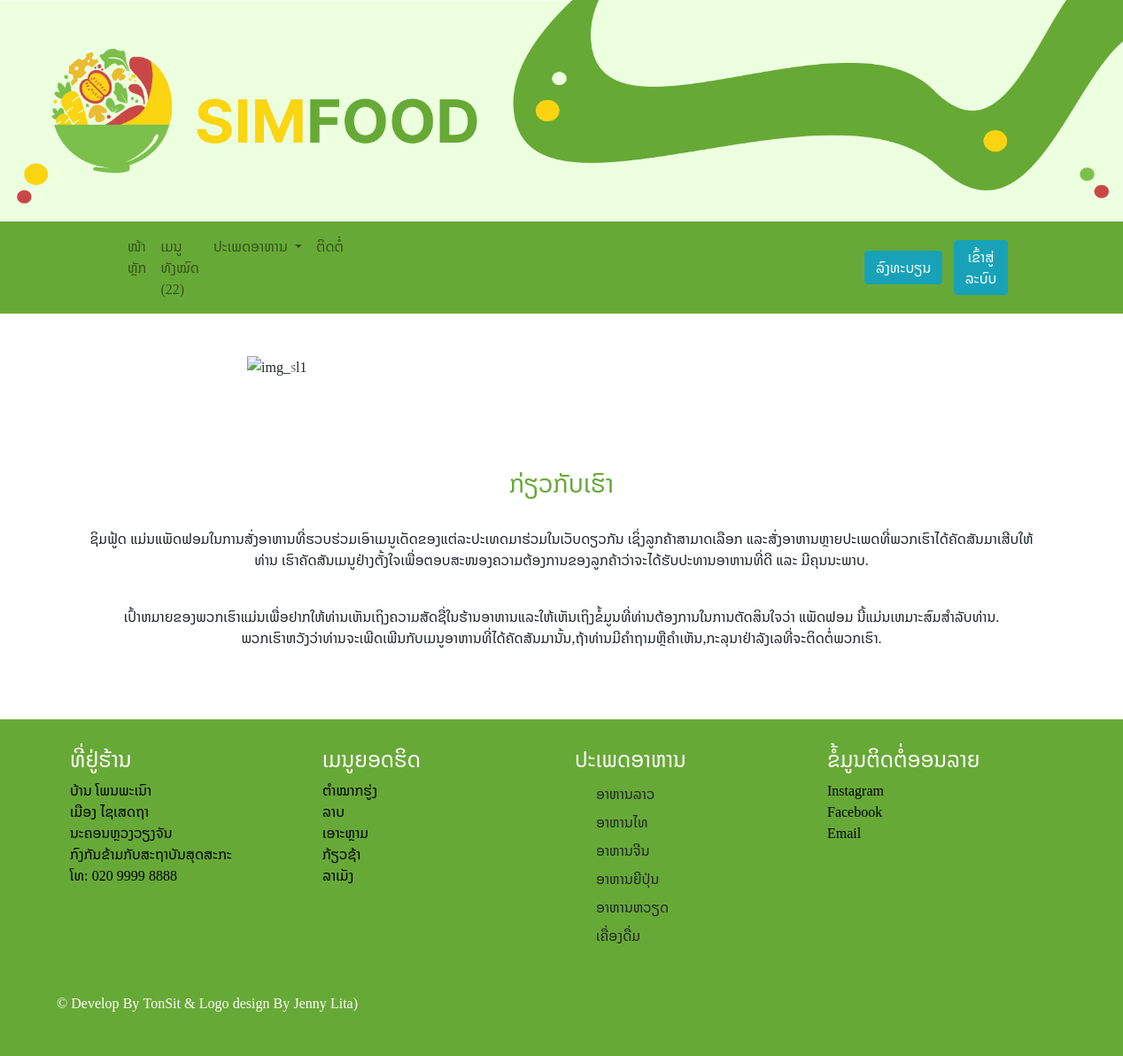
The page / on the database its author committed.
### simfood/models.py (models this page shows, shortened)
class Category(models.Model):
	catname = models.CharField(max_length=200,default='allmenu')

### simfood/views.py (the view)
# urls.py: 2. Add a URL to urlpatterns:  path('', Home.as_view(), name='home')
def Home(request):
	return render(request,'simfood/home.html')

### simfood/templatetags/custom_tags.py (called while the page is built)
@register.simple_tag
def show_allmenu():
	count = Allmenu.objects.count()
	return count

@register.inclusion_tag('simfood/allcategory.html')
def all_category():
	cats = Category.objects.all()
	return {'allcats': cats}

### simfood/template/simfood/home.html (shortened to what this page needs)
{% extends 'simfood/base.html' %}
{% load static %}
{% block content %}
<div class="container">
<div id="carouselExampleInterval" class="carousel slide" data-ride="carousel" style="width: 60%; height: 60%;">
  <div class="carousel-inner">
    <div class="carousel-item active" data-interval="10000">
      <img src="{% static 'slides/slide1.jpg' %}" class="d-block w-100" alt="img_sl1">
    </div>
  </div>
  <button class="carousel-control-prev" type="button" data-target="#carouselExampleInterval" data-slide="prev">
    <span class="carousel-control-prev-icon" aria-hidden="true"></span>
  </button>
  <button class="carousel-control-next" type="button" data-target="#carouselExampleInterval" data-slide="next">
    <span class="carousel-control-next-icon" aria-hidden="true"></span>
  </button>
</div>
</div>
<br>
<div class="text-center" style="padding: 40px; margin: 40px;">
    <h3 style="color: #67A936;">ກ່ຽວກັບເຮົາ</h3>
    <br>
    <p>ຊິມຟູ້ດ ແມ່ນແພັດຟອມໃນການສັ່ງອາຫານທີ່ຮວບຮ່ວມເອົາເມນູເດັດຂອງແຕ່ລະປະເທດມາຮ່ວມໃນເວັບດຽວກັນ ເຊິ່ງລູກຄ້າສາມາດເລືອກ ແລະສັ່ງອາຫານຫຼາຍປະເພດທີ່ພວກເຮົາໄດ້ຄັດສັນມາເສີບໃຫ້ທ່ານ ເຮົາຄັດສັນເມນູຢ່າງຕັ້ງໃຈເພື່ອຕອບສະໜອງຄວາມຕ້ອງການຂອງລູກຄ້າວ່າຈະໄດ້ຮັບປະທານອາຫານທີ່ດີ ແລະ ມີຄຸນນະພາບ.</p><br>ເປົ້າຫມາຍຂອງພວກເຮົາແມ່ນເພື່ອຢາກໃຫ້ທ່ານເຫັນເຖິງຄວາມສັດຊື່ໃນຮ້ານອາຫານແລະໃຫ້ເຫັນເຖິງຂໍ້ມູນທີ່ທ່ານຕ້ອງການໃນການຕັດສິນໃຈວ່າ ແພັດຟອມ ນີ້ແມ່ນເຫມາະສົມສໍາລັບທ່ານ.<br>ພວກເຮົາຫວັງວ່າທ່ານຈະເພີດເພີນກັບເມນູອາຫານທີ່ໄດ້ຄັດສັນມານັ້ນ,ຖ້າທ່ານມີຄໍາຖາມຫຼືຄໍາເຫັນ,ກະລຸນາຢ່າລັງເລທີ່ຈະຕິດຕໍ່ພວກເຮົາ.<br>
</div>
{% endblock content %}

### simfood/template/simfood/allcategory.html
{%for cat in allcats %}
<a class="dropdown-item" href="{% url 'category-page' cat.id %}">{{cat.catname}}</a>
{% endfor %}

### simfood/template/simfood/base.html (style rules this page uses)
body { font-family: Noto Sans Lao; }
footer a { color: black; }

### simfood/template/simfood/home.html (style rules this page uses)
#carouselExampleInterval { margin-left: 200px; }

### rows shown on the page
Category: catname "ອາຫານລາວ"
Category: catname "ອາຫານໄທ"
Category: catname "ອາຫານຈີນ"
Category: catname "ອາຫານຍີປຸ່ນ"
Category: catname "ອາຫານຫວຽດ"
Category: catname "ເຄື່ອງດື່ມ"
